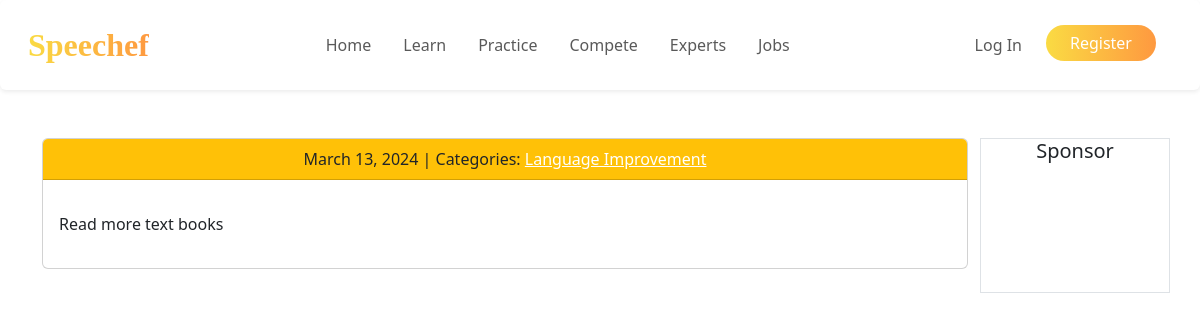
The page /learn/post/6/ on the database its author committed.
### learn/models.py (models this page shows, shortened)
class Post(models.Model):
    title = models.CharField(max_length=255)
    body = models.TextField()
    created_on = models.DateTimeField(auto_now_add=True)
    last_modified = models.DateTimeField(auto_now=True)
    categories = models.ManyToManyField("Category", related_name="posts")

class Category(models.Model):
    name = models.CharField(max_length=30)
    class Meta:
        verbose_name_plural = "Categories"

### learn/views.py (the view)
# urls.py: path("post/<int:pk>/", views.learn_detail, name="learn_detail"),
def learn_detail(request, pk):
    post = Post.objects.get(pk=pk)
    comments = Comment.objects.filter(post=post)
    context = {
        "post": post,
        "comments": comments,
    }
    return render(request, "learn/detail.html", context)

### learn/templates/learn/detail.html (shortened to what this page needs)
{% extends "base.html" %}
      {% block page_content %}
      <div class="container">
        <div class="row justify-content-center">
          <div class="col-md-10">
      <div class="card mb-4">
        <div class="card-header bg-warning text-center">
          {{ post.created_on.date }} | Categories:
          {% for category in post.categories.all %}
            <a href="{% url 'learn_category' category.name %}" class="text-white">{{ category.name }}</a>
          {% endfor %}
        </div>
        <div class="card-body">
          <p class="card-text">{{ post.body | linebreaks }}</p>
        </div>
      </div>
    </div>
    <div class="col-md-2 border text-center" >
        <h5>Sponsor</h5>
    </div>
  </div>
</div>
{% endblock page_content %}

### rows shown on the page
Post: created_on "March 13, 2024", body "Read more text books"
Category: name "Language Improvement"
